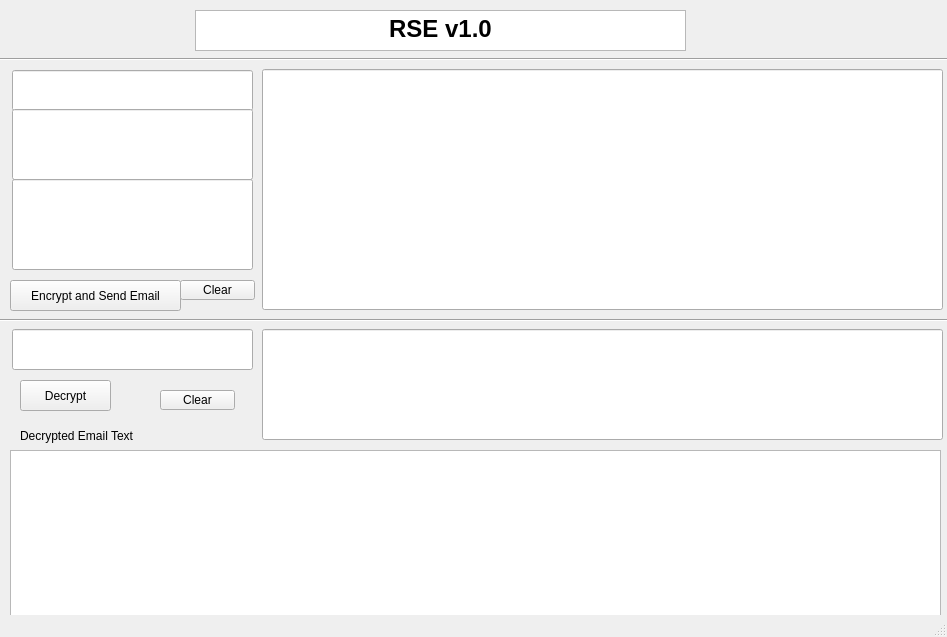
<?xml version="1.0" encoding="UTF-8"?>
<ui version="4.0">
 <class>MainWindow</class>
 <widget class="QMainWindow" name="MainWindow">
  <property name="geometry">
   <rect>
    <x>0</x>
    <y>0</y>
    <width>947</width>
    <height>637</height>
   </rect>
  </property>
  <property name="windowTitle">
   <string>MainWindow</string>
  </property>
  <widget class="QWidget" name="centralwidget">
   <widget class="QPushButton" name="encrypt_and_send">
    <property name="geometry">
     <rect>
      <x>10</x>
      <y>280</y>
      <width>171</width>
      <height>31</height>
     </rect>
    </property>
    <property name="text">
     <string>Encrypt and Send Email</string>
    </property>
   </widget>
   <widget class="QPushButton" name="decrypt">
    <property name="geometry">
     <rect>
      <x>20</x>
      <y>380</y>
      <width>91</width>
      <height>31</height>
     </rect>
    </property>
    <property name="text">
     <string>Decrypt</string>
    </property>
   </widget>
   <widget class="QPushButton" name="clear_2">
    <property name="geometry">
     <rect>
      <x>160</x>
      <y>390</y>
      <width>75</width>
      <height>20</height>
     </rect>
    </property>
    <property name="text">
     <string>Clear</string>
    </property>
   </widget>
   <widget class="QTextBrowser" name="decrypted">
    <property name="geometry">
     <rect>
      <x>10</x>
      <y>450</y>
      <width>931</width>
      <height>181</height>
     </rect>
    </property>
   </widget>
   <widget class="QLabel" name="label">
    <property name="geometry">
     <rect>
      <x>20</x>
      <y>420</y>
      <width>161</width>
      <height>31</height>
     </rect>
    </property>
    <property name="text">
     <string>Decrypted Email Text</string>
    </property>
   </widget>
   <widget class="Line" name="line">
    <property name="geometry">
     <rect>
      <x>-143</x>
      <y>310</y>
      <width>1341</width>
      <height>20</height>
     </rect>
    </property>
    <property name="orientation">
     <enum>Qt::Horizontal</enum>
    </property>
   </widget>
   <widget class="Line" name="line_2">
    <property name="geometry">
     <rect>
      <x>-123</x>
      <y>39</y>
      <width>1321</width>
      <height>41</height>
     </rect>
    </property>
    <property name="orientation">
     <enum>Qt::Horizontal</enum>
    </property>
   </widget>
   <widget class="QPushButton" name="clear">
    <property name="geometry">
     <rect>
      <x>180</x>
      <y>280</y>
      <width>75</width>
      <height>20</height>
     </rect>
    </property>
    <property name="text">
     <string>Clear</string>
    </property>
   </widget>
   <widget class="QTextBrowser" name="textBrowser">
    <property name="geometry">
     <rect>
      <x>195</x>
      <y>10</y>
      <width>491</width>
      <height>41</height>
     </rect>
    </property>
    <property name="html">
     <string>&lt;!DOCTYPE HTML PUBLIC &quot;-//W3C//DTD HTML 4.0//EN&quot; &quot;http://www.w3.org/TR/REC-html40/strict.dtd&quot;&gt;
&lt;html&gt;&lt;head&gt;&lt;meta name=&quot;qrichtext&quot; content=&quot;1&quot; /&gt;&lt;style type=&quot;text/css&quot;&gt;
p, li { white-space: pre-wrap; }
&lt;/style&gt;&lt;/head&gt;&lt;body style=&quot; font-family:'MS Shell Dlg 2'; font-size:8.25pt; font-weight:400; font-style:normal;&quot;&gt;
&lt;p align=&quot;center&quot; style=&quot; margin-top:0px; margin-bottom:0px; margin-left:0px; margin-right:0px; -qt-block-indent:0; text-indent:0px;&quot;&gt;&lt;span style=&quot; font-size:18pt; font-weight:600;&quot;&gt;RSE v1.0&lt;/span&gt;&lt;/p&gt;&lt;/body&gt;&lt;/html&gt;</string>
    </property>
   </widget>
   <widget class="QLineEdit" name="sender">
    <property name="geometry">
     <rect>
      <x>12</x>
      <y>70</y>
      <width>241</width>
      <height>41</height>
     </rect>
    </property>
   </widget>
   <widget class="QLineEdit" name="receiver">
    <property name="geometry">
     <rect>
      <x>12</x>
      <y>109</y>
      <width>241</width>
      <height>71</height>
     </rect>
    </property>
   </widget>
   <widget class="QLineEdit" name="subject">
    <property name="geometry">
     <rect>
      <x>12</x>
      <y>179</y>
      <width>241</width>
      <height>91</height>
     </rect>
    </property>
   </widget>
   <widget class="QLineEdit" name="message">
    <property name="geometry">
     <rect>
      <x>262</x>
      <y>69</y>
      <width>681</width>
      <height>241</height>
     </rect>
    </property>
   </widget>
   <widget class="QLineEdit" name="sender_2">
    <property name="geometry">
     <rect>
      <x>12</x>
      <y>329</y>
      <width>241</width>
      <height>41</height>
     </rect>
    </property>
   </widget>
   <widget class="QLineEdit" name="message_2">
    <property name="geometry">
     <rect>
      <x>262</x>
      <y>329</y>
      <width>681</width>
      <height>111</height>
     </rect>
    </property>
   </widget>
  </widget>
  <widget class="QStatusBar" name="statusbar"/>
 </widget>
 <resources/>
 <connections/>
</ui>
